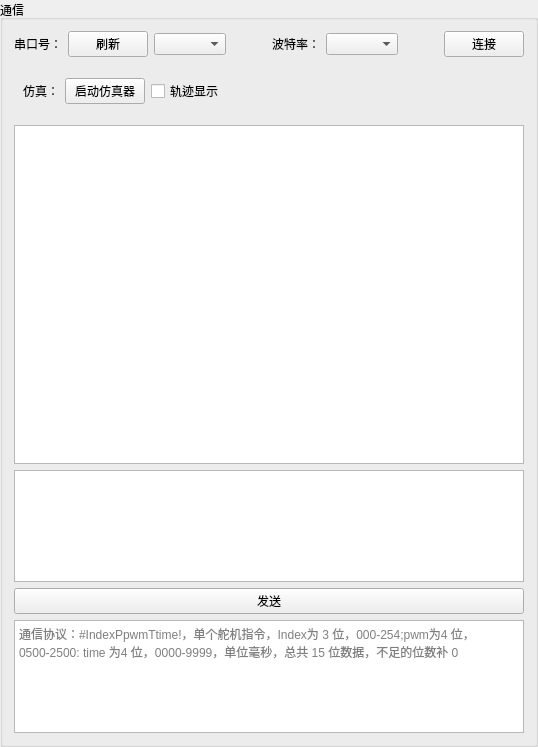
        <widget class="QGroupBox" name="groupBox_uart">
         <property name="sizePolicy">
          <sizepolicy hsizetype="Preferred" vsizetype="Preferred">
           <horstretch>3</horstretch>
           <verstretch>0</verstretch>
          </sizepolicy>
         </property>
         <property name="title">
          <string>通信</string>
         </property>
         <layout class="QVBoxLayout" name="verticalLayout_2">
          <item>
           <layout class="QHBoxLayout" name="horizontalLayout_2">
            <item>
             <widget class="QLabel" name="label">
              <property name="text">
               <string>串口号：</string>
              </property>
             </widget>
            </item>
            <item>
             <widget class="QPushButton" name="pushButton_portUpdate">
              <property name="text">
               <string>刷新</string>
              </property>
             </widget>
            </item>
            <item>
             <widget class="QComboBox" name="comboBox_port"/>
            </item>
            <item>
             <spacer name="horizontalSpacer">
              <property name="orientation">
               <enum>Qt::Horizontal</enum>
              </property>
              <property name="sizeType">
               <enum>QSizePolicy::Preferred</enum>
              </property>
              <property name="sizeHint" stdset="0">
               <size>
                <width>40</width>
                <height>20</height>
               </size>
              </property>
             </spacer>
            </item>
            <item>
             <widget class="QLabel" name="label_2">
              <property name="text">
               <string>波特率：</string>
              </property>
             </widget>
            </item>
            <item>
             <widget class="QComboBox" name="comboBox_baud">
              <property name="currentText">
               <string/>
              </property>
             </widget>
            </item>
            <item>
             <spacer name="horizontalSpacer_2">
              <property name="orientation">
               <enum>Qt::Horizontal</enum>
              </property>
              <property name="sizeType">
               <enum>QSizePolicy::Preferred</enum>
              </property>
              <property name="sizeHint" stdset="0">
               <size>
                <width>40</width>
                <height>20</height>
               </size>
              </property>
             </spacer>
            </item>
            <item>
             <widget class="QPushButton" name="pushButton_establish">
              <property name="text">
               <string>连接</string>
              </property>
             </widget>
            </item>
           </layout>
          </item>
          <item>
           <widget class="QWidget" name="widget_3" native="true">
            <property name="sizePolicy">
             <sizepolicy hsizetype="Preferred" vsizetype="Preferred">
              <horstretch>0</horstretch>
              <verstretch>1</verstretch>
             </sizepolicy>
            </property>
            <layout class="QHBoxLayout" name="horizontalLayout_36">
             <item>
              <widget class="QLabel" name="label_46">
               <property name="text">
                <string>仿真：</string>
               </property>
              </widget>
             </item>
             <item>
              <widget class="QPushButton" name="pushButton_sim">
               <property name="text">
                <string>启动仿真器</string>
               </property>
              </widget>
             </item>
             <item>
              <widget class="QCheckBox" name="checkBox_trace">
               <property name="text">
                <string>轨迹显示</string>
               </property>
              </widget>
             </item>
             <item>
              <spacer name="horizontalSpacer_14">
               <property name="orientation">
                <enum>Qt::Horizontal</enum>
               </property>
               <property name="sizeHint" stdset="0">
                <size>
                 <width>40</width>
                 <height>20</height>
                </size>
               </property>
              </spacer>
             </item>
            </layout>
           </widget>
          </item>
          <item>
           <widget class="QTextEdit" name="textEdit_send">
            <property name="sizePolicy">
             <sizepolicy hsizetype="Expanding" vsizetype="Expanding">
              <horstretch>0</horstretch>
              <verstretch>6</verstretch>
             </sizepolicy>
            </property>
            <property name="readOnly">
             <bool>true</bool>
            </property>
           </widget>
          </item>
          <item>
           <widget class="QPlainTextEdit" name="plainTextEdit_send">
            <property name="sizePolicy">
             <sizepolicy hsizetype="Preferred" vsizetype="Preferred">
              <horstretch>0</horstretch>
              <verstretch>2</verstretch>
             </sizepolicy>
            </property>
           </widget>
          </item>
          <item>
           <widget class="QPushButton" name="pushButton_send">
            <property name="sizePolicy">
             <sizepolicy hsizetype="Preferred" vsizetype="Fixed">
              <horstretch>0</horstretch>
              <verstretch>2</verstretch>
             </sizepolicy>
            </property>
            <property name="text">
             <string>发送</string>
            </property>
           </widget>
          </item>
          <item>
           <widget class="QTextBrowser" name="textBrowser_tips">
            <property name="sizePolicy">
             <sizepolicy hsizetype="Preferred" vsizetype="Preferred">
              <horstretch>0</horstretch>
              <verstretch>2</verstretch>
             </sizepolicy>
            </property>
            <property name="placeholderText">
             <string>通信协议：#IndexPpwmTtime!，单个舵机指令，Index为 3 位，000-254;pwm为4 位，0500-2500: time 为4 位，0000-9999，单位毫秒，总共 15 位数据，不足的位数补 0</string>
            </property>
           </widget>
          </item>
         </layout>
        </widget>
